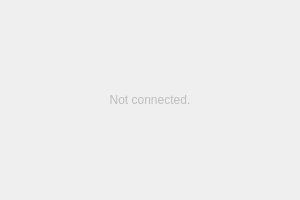
<?xml version="1.0" encoding="UTF-8"?>
<ui version="4.0">
 <class>MainWidget</class>
 <widget class="QWidget" name="MainWidget">
  <property name="geometry">
   <rect>
    <x>0</x>
    <y>0</y>
    <width>300</width>
    <height>200</height>
   </rect>
  </property>
  <property name="windowTitle">
   <string>Form</string>
  </property>
  <layout class="QVBoxLayout" name="verticalLayout_3">
   <property name="leftMargin">
    <number>0</number>
   </property>
   <property name="topMargin">
    <number>0</number>
   </property>
   <property name="rightMargin">
    <number>0</number>
   </property>
   <property name="bottomMargin">
    <number>0</number>
   </property>
   <item>
    <widget class="QStackedWidget" name="mainStack">
     <property name="currentIndex">
      <number>0</number>
     </property>
     <widget class="QWidget" name="defaultPage">
      <layout class="QVBoxLayout" name="verticalLayout">
       <item>
        <widget class="QLabel" name="label">
         <property name="enabled">
          <bool>false</bool>
         </property>
         <property name="text">
          <string>Not connected.</string>
         </property>
         <property name="alignment">
          <set>Qt::AlignCenter</set>
         </property>
        </widget>
       </item>
      </layout>
     </widget>
     <widget class="QWidget" name="componentPage">
      <layout class="QHBoxLayout" name="horizontalLayout" stretch="1,3">
       <item>
        <widget class="QGroupBox" name="groupBox">
         <property name="title">
          <string>Components</string>
         </property>
         <layout class="QVBoxLayout" name="verticalLayout_2">
          <item>
           <widget class="QListWidget" name="componentList">
            <property name="horizontalScrollBarPolicy">
             <enum>Qt::ScrollBarAlwaysOff</enum>
            </property>
            <property name="textElideMode">
             <enum>Qt::ElideNone</enum>
            </property>
           </widget>
          </item>
         </layout>
        </widget>
       </item>
       <item>
        <widget class="FirmwareUpdater::ComponentWidget" name="componentWidget" native="true">
         <property name="enabled">
          <bool>false</bool>
         </property>
        </widget>
       </item>
      </layout>
     </widget>
    </widget>
   </item>
  </layout>
 </widget>
 <customwidgets>
  <customwidget>
   <class>FirmwareUpdater::ComponentWidget</class>
   <extends>QWidget</extends>
   <header>componentwidget.h</header>
   <container>1</container>
  </customwidget>
 </customwidgets>
 <resources/>
 <connections/>
</ui>
